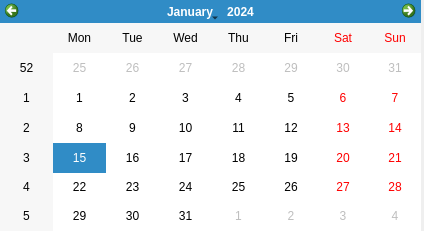
<?xml version="1.0" encoding="UTF-8"?>
<ui version="4.0">
 <class>TcalendarWidget</class>
 <widget class="QWidget" name="TcalendarWidget">
  <property name="geometry">
   <rect>
    <x>0</x>
    <y>0</y>
    <width>424</width>
    <height>231</height>
   </rect>
  </property>
  <property name="windowTitle">
   <string>Form</string>
  </property>
  <widget class="QWidget" name="verticalLayoutWidget">
   <property name="geometry">
    <rect>
     <x>0</x>
     <y>0</y>
     <width>421</width>
     <height>231</height>
    </rect>
   </property>
   <layout class="QVBoxLayout" name="verticalLayout">
    <item>
     <widget class="QCalendarWidget" name="calendarWidget"/>
    </item>
   </layout>
  </widget>
 </widget>
 <resources/>
 <connections/>
</ui>
